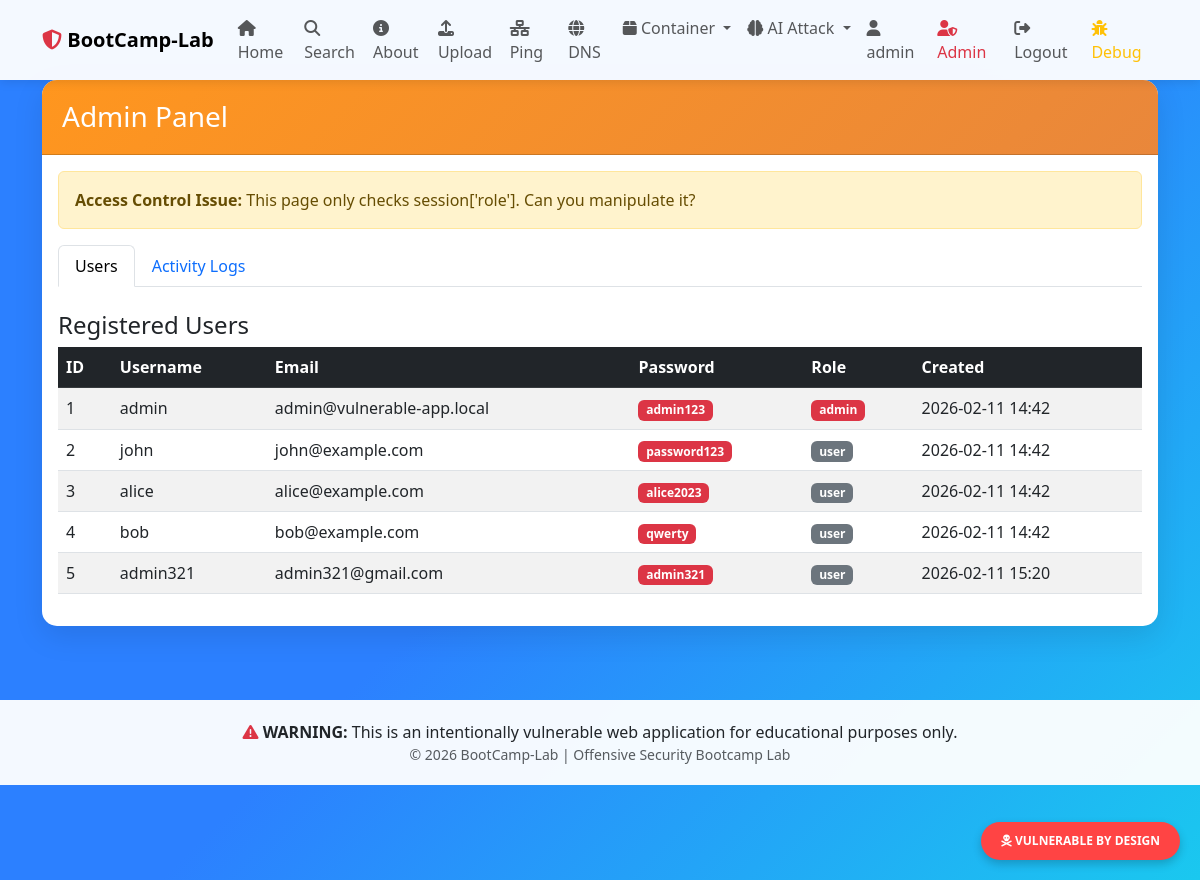
The page /admin (signed in) on the database its author committed.
### app.py (models this page shows, shortened)
class User(db.Model):
    __tablename__ = 'users'
    id = db.Column(db.Integer, primary_key=True)
    username = db.Column(db.String(80), unique=True, nullable=False)
    email = db.Column(db.String(120), unique=True, nullable=False)
    password = db.Column(db.String(255), nullable=False)  # Plain text password (vulnerable!)
    role = db.Column(db.String(20), default='user')
    created_at = db.Column(db.DateTime, default=datetime.utcnow)

### app.py (the view)
@app.route('/admin')
def admin():
    if not is_logged_in():
        flash('Access denied!', 'danger')
        return redirect(url_for('login'))
    if session.get('role') != 'admin':
        flash('Admin access required!', 'danger')
        return redirect(url_for('dashboard'))
    users = User.query.all()
    logs = ActivityLog.query.order_by(ActivityLog.timestamp.desc()).limit(50).all()
    return render_template('admin.html', users=users, logs=logs)

### app.py (called while the page is built)
def is_logged_in():
    return 'user_id' in session

### templates/admin.html (shortened to what this page needs)
{% extends "base.html" %}
{% block content %}
<div class="row">
    <div class="col-12">
        <div class="card mb-4">
            <div class="card-header bg-danger text-white">
                <h3 class="mb-0">Admin Panel</h3>
            </div>
            <div class="card-body">
                <div class="alert alert-warning">
                    <strong>Access Control Issue:</strong> This page only checks session['role']. Can you manipulate it?
                </div>
                <ul class="nav nav-tabs mb-4" id="adminTabs" role="tablist">
                    <li class="nav-item" role="presentation">
                        <button class="nav-link active" id="users-tab" data-bs-toggle="tab" data-bs-target="#users" type="button">
                            Users
                        </button>
                    </li>
                    <li class="nav-item" role="presentation">
                        <button class="nav-link" id="logs-tab" data-bs-toggle="tab" data-bs-target="#logs" type="button">
                            Activity Logs
                        </button>
                    </li>
                </ul>
                <div class="tab-content" id="adminTabContent">
                    <div class="tab-pane fade show active" id="users" role="tabpanel">
                        <h4>Registered Users</h4>
                        <div class="table-responsive">
                            <table class="table table-striped table-hover">
                                <thead class="table-dark">
                                    <tr>
                                        <th>ID</th>
                                        <th>Username</th>
                                        <th>Email</th>
                                        <th>Password</th>
                                        <th>Role</th>
                                        <th>Created</th>
                                    </tr>
                                </thead>
                                <tbody>
                                    {% for user in users %}
                                    <tr>
                                        <td>{{ user.id }}</td>
                                        <td>{{ user.username }}</td>
                                        <td>{{ user.email }}</td>
                                        <td><span class="badge bg-danger">{{ user.password }}</span></td>
                                        <td>
                                            {% if user.role == 'admin' %}
                                            <span class="badge bg-danger">{{ user.role }}</span>
                                            {% else %}
                                            <span class="badge bg-secondary">{{ user.role }}</span>
                                            {% endif %}
                                        </td>
                                        <td>{{ user.created_at.strftime('%Y-%m-%d %H:%M') }}</td>
                                    </tr>
                                    {% endfor %}
                                </tbody>
                            </table>
                        </div>
                    </div>
                </div>
            </div>
        </div>
    </div>
</div>
{% endblock %}

### templates/base.html (style rules this page uses)
body { min-height: 100vh; background: linear-gradient(135deg, #2c80ff 50%, #1ac8ef 100%); }
.card { border: none; border-radius: 15px; box-shadow: 0 10px 30px rgba(0,0,0,0.1); }
.card-header { background: linear-gradient(135deg, #ff961e 0%, #e9873b 100%); color: white; border-radius: 15px 15px 0 0 !important; padding: 20px; }

### rows shown on the page
User: id "1", username "admin", email "admin@vulnerable-app.local", password "admin123", role "admin", created_at "2026-02-11 14:42"
User: id "2", username "john", email "john@example.com", password "password123", role "user", created_at "2026-02-11 14:42"
User: id "3", username "alice", email "alice@example.com", password "alice2023", role "user", created_at "2026-02-11 14:42"
User: id "4", username "bob", email "bob@example.com", password "qwerty", role "user", created_at "2026-02-11 14:42"
User: id "5", username "admin321", email "admin321@gmail.com", password "admin321", role "user", created_at "2026-02-11 15:20"

### other values the page prints
{{ session.get('username') }} "admin"
